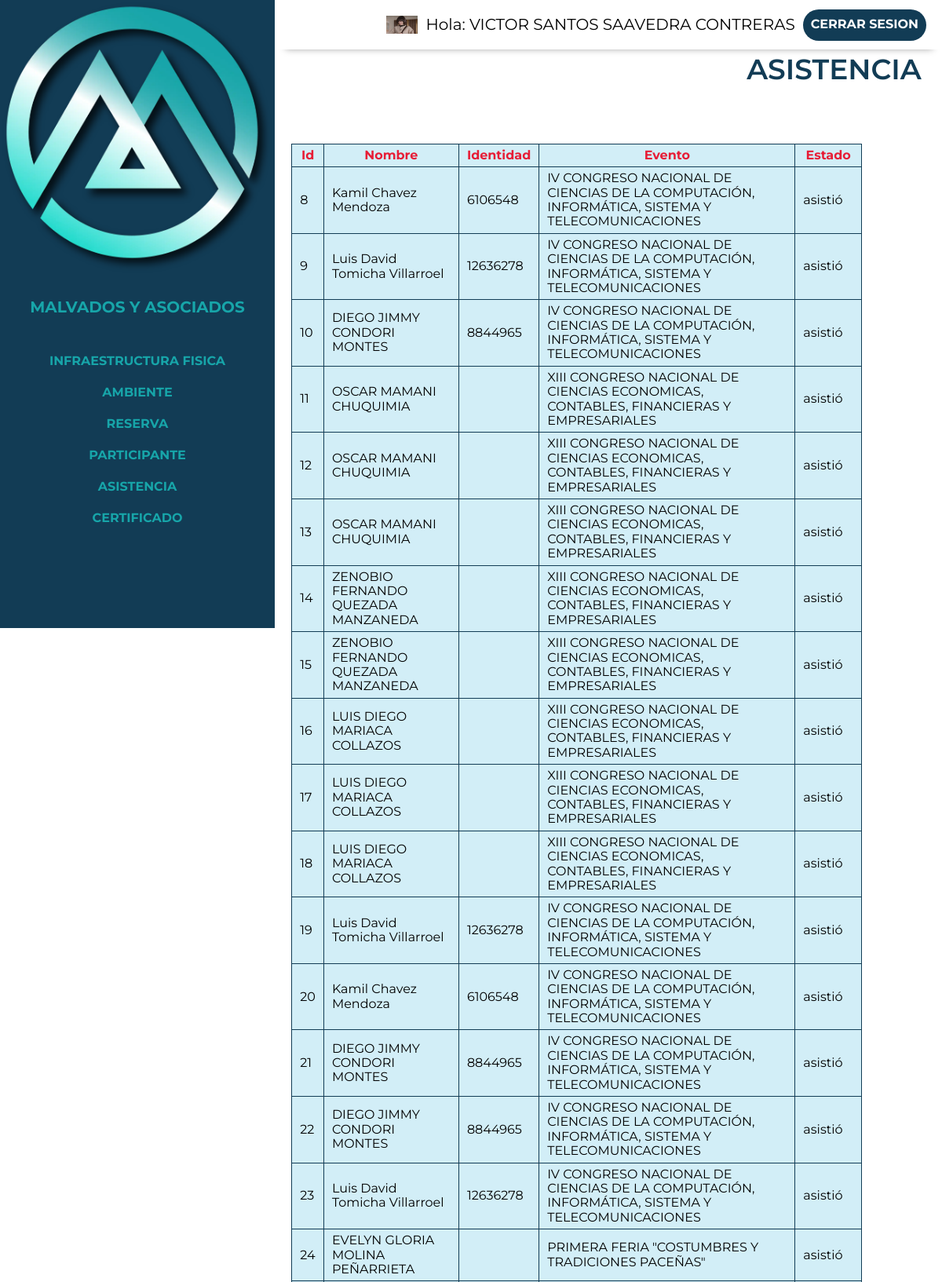
The page /control/asistencia.php (signed in, upper part) on the database its author committed.
### tables this page shows
CREATE TABLE `usuario` (
  `id_usuario` int(20) NOT NULL,
  `nombre` varchar(60) NOT NULL,
  `apPaterno` varchar(50) NOT NULL,
  `apMaterno` varchar(50) NOT NULL,
  `email` varchar(60) NOT NULL,
  `password` char(60) DEFAULT NULL,
  `estado` varchar(60) DEFAULT NULL,
  `identidad` varchar(60) NOT NULL,
  `foto` varchar(200) DEFAULT NULL,
  `usuario` varchar(50) DEFAULT NULL,
  `celular` varchar(20) DEFAULT NULL,
  `fechaRegistro` date DEFAULT NULL,
  `token` varchar(50) DEFAULT NULL
);

CREATE TABLE `asistencia` (
  `id_asistencia` int(20) NOT NULL,
  `id_evento` int(20) NOT NULL,
  `id_usuario` int(11) NOT NULL,
  `fecha` date NOT NULL,
  `hora_entrada` time NOT NULL,
  `detalle_asistencia` text NOT NULL
);

CREATE TABLE `evento` (
  `id_evento` int(20) NOT NULL,
  `fechaEvento` date DEFAULT NULL,
  `nombreEvento` varchar(225) NOT NULL,
  `Duracion` int(45) NOT NULL,
  `descripcion` longtext NOT NULL,
  `imagen` varchar(200) DEFAULT NULL,
  `id_ambiente` int(11) NOT NULL,
  `gratuito` varchar(2) DEFAULT 'no',
  `costo` decimal(10,0) DEFAULT NULL,
  `fechaFin` date DEFAULT NULL,
  `hora_ini` time NOT NULL,
  `hora_fin` time NOT NULL,
  `estado` varchar(60) NOT NULL,
  `emite` varchar(100) NOT NULL,
  `certificado_img` varchar(100) NOT NULL
);

### control/asistencia.php (the view, shortened to what this page needs)
<?php require 'includes/header.php'?><?php
    include("../app/conexion.php");
        $sql="select *from asistencia";
        $resultado=mysqli_query($conectar, $sql);
?>
    <div class="contenedor">
    <div class="listar ">
        <h2 >Asistencia</h2>
    </div>
    <br/>
    <div class="tlis">
            <table  >
                <thead>
                    <tr>
                        <th data-titulo="Id:">Id</th>
                        <th data-titulo="Nombre:">Nombre</th>
                        <th data-titulo="Identidad:">Identidad</th>
                        <th data-titulo="Evento:">Evento</th>
                        <th data-titulo="Estado:">Estado</th>
                    </tr>
                </thead>
                <tbody>
                     <?php
                            while($filas=mysqli_fetch_assoc($resultado)){
                        ?>
                    <tr>
                            <?php
                            $i=$filas['id_usuario'];
                            $sql1="select *from usuario where id_usuario='".$i."'";
                            $res1=mysqli_query($conectar,$sql1);
                            $fil=mysqli_fetch_assoc($res1);
                            $i2=$filas['id_evento'];
                            $sql2="select *from evento where id_evento='".$i2."'";
                            $res2=mysqli_query($conectar,$sql2);
                            $fila=mysqli_fetch_assoc($res2);
                            ?>
                        <td data-titulo="Id:"><?php echo $filas['id_asistencia']?></td>
                        <td data-titulo="Nombre:"><?php echo $fil['nombre']." ".$fil['apPaterno']." ".$fil['apMaterno'];?></td>
                        <td data-titulo="Identidad:"><?php echo $fil['identidad']?></td>
                        <td data-titulo="Evento:"><?php echo $fila['nombreEvento']?></td>
                        <td data-titulo="Pago:"><?php echo $filas['detalle_asistencia']?></td>
                    </tr>
                    <?php
                    }
                    ?>
                </tbody>
            </table>
         </div>
    </div>
</div>
<?php require 'includes/footer.php' ?>

### control/includes/header.php (shortened to what this page needs)
<!DOCTYPE html>
<html lang="en">
<head>
    <link rel="stylesheet" href="https://cdn.jsdelivr.net/npm/bootstrap-icons@1.10.4/font/bootstrap-icons.css">
    <link rel="stylesheet" href="../build/css/app.css">
    <link href="https://cdn.jsdelivr.net/npm/select2@4.1.0-rc.0/dist/css/select2.min.css" rel="stylesheet" />
</head>
<body>
<div class="dashboard">
    <aside class="sidebar">
        <div class="logo-principal">
            <img  loading="lazy"  width="50" heigth="80" src="../build/img/control/logo.webp" alt="desdeaqui">
            <a href="index.php"><h3>  Malvados y Asociados </h3></a>
        </div>
        <nav class="sidebar-nav flex">
            <a href="infraestructura.php">Infraestructura Fisica</a>
            <a href="ambiente.php">Ambiente</a>
            <a href="reserva.php">Reserva</a>
            <a href="participante.php">Participante</a>
            <a href="asistencia.php">Asistencia</a>
                <a href="certificado.php">Certificado</a>
        </nav>
    </aside>
    <div class="principal">
        <div class="barra flex">
            <img src="../build/img/control/sara.webp"  style="width:40px;height:23px;" class="rounded-pill">
            <p>Hola: <span>
                <?php
                $id=$_SESSION['id'];
                include("../app/conexion.php");
                $sql="select nombre, apPaterno, apMaterno from usuario where id_usuario='$id'";
                $resultado=mysqli_query($conectar,$sql);
                $filas=mysqli_fetch_assoc($resultado);
                 echo $filas['nombre'].' '.$filas['apPaterno'].' '.$filas['apMaterno'];
                ?>
                </span></p>
            <a href="../login/cerrar_session.php" class="cerrar-sesion">Cerrar Sesion</a>
        </div>

### build/css/app.css (style rules this page uses)
html { box-sizing:border-box;font-size:62.5% }
*,:after,:before { box-sizing:inherit }
body { font-family:Montserrat,sans-serif;font-size:1.6rem }
p { color:#000;font-size:2rem }
.contenedor { margin:0 auto;max-width:120rem;width:95% }
a { text-decoration:none }
h1,h2,h3 { margin:0 0 5rem }
h2 { font-size:3.6rem }
h3 { font-size:3rem }
img { display:block;height:auto;max-width:100%;width:100% }
html { -webkit-text-size-adjust:100%;line-height:1.15 }
body { margin:0 }
a { background-color:transparent }
img { border-style:none }
.dashboard { background-color:#fff }
@media (min-width:768px) { .dashboard { display:flex;height:100vh } }
.dashboard .principal { flex:1 }
.sidebar { background-color:#123c55;width:100% }
@media (min-width:768px) { .sidebar { max-width:35rem } }
.sidebar h3 { color:#17a5a9;font-size:2rem;margin:0;padding:2rem;text-align:left }
.sidebar .sidebar-nav { flex-direction:column;margin-top:5rem }
.sidebar .sidebar-nav a { color:#17a5a9;font-weight:700;padding:1rem;text-align:left;transition-duration:.3s;transition-property:background-color;width:100% }
.barra { background-color:#fff;box-shadow:1px 12px 9px -13px rgba(0,0,0,.4);justify-content:flex-end;padding:1rem 2rem;transition-duration:.3s;transition-property:background-color }
.barra p { margin:1rem }
.listar h2 { color:#123c55;padding:.5rem;text-align:end;text-transform:uppercase }
.barra a { background-color:#123c55;border-radius:5rem }
a { align-items:center;color:#fff;display:grid;font-weight:700;height:4rem;justify-content:center;padding:1rem;text-transform:uppercase;transition-duration:.3s;transition-property:background-color }
.flex { align-items:center;display:flex }
table { background:#d2eef7;border-collapse:collapse }
table thead { color:#e71d36 }
td,th { border:1px solid #123c55;padding:5px 10px }
@media (min-width:992px) { table { display:table;width:90% } }
h2 { font-weight:600 }

### rows shown on the page
usuario: nombre "VICTOR SANTOS", apPaterno "SAAVEDRA", apMaterno "CONTRERAS"
asistencia: id_asistencia "8", id_usuario.nombre "Kamil", id_usuario.apPaterno "Chavez", id_usuario.apMaterno "Mendoza", id_usuario.identidad "6106548", id_evento.nombreEvento "IV CONGRESO NACIONAL DE CIENCIAS DE LA COMPUTACIÓN, INFORMÁTICA, SISTEMA Y TELECOMUNICACIONES", detalle_asistencia "asistió"
asistencia: id_asistencia "9", id_usuario.nombre "Luis David", id_usuario.apPaterno "Tomicha", id_usuario.apMaterno "Villarroel", id_usuario.identidad "12636278", id_evento.nombreEvento "IV CONGRESO NACIONAL DE CIENCIAS DE LA COMPUTACIÓN, INFORMÁTICA, SISTEMA Y TELECOMUNICACIONES", detalle_asistencia "asistió"
asistencia: id_asistencia "10", id_usuario.nombre "DIEGO JIMMY", id_usuario.apPaterno "CONDORI", id_usuario.apMaterno "MONTES", id_usuario.identidad "8844965", id_evento.nombreEvento "IV CONGRESO NACIONAL DE CIENCIAS DE LA COMPUTACIÓN, INFORMÁTICA, SISTEMA Y TELECOMUNICACIONES", detalle_asistencia "asistió"
asistencia: id_asistencia "11", id_usuario.nombre "OSCAR", id_usuario.apPaterno "MAMANI", id_usuario.apMaterno "CHUQUIMIA", id_evento.nombreEvento "XIII CONGRESO NACIONAL DE CIENCIAS ECONOMICAS, CONTABLES, FINANCIERAS Y EMPRESARIALES", detalle_asistencia "asistió"
asistencia: id_asistencia "12", id_usuario.nombre "OSCAR", id_usuario.apPaterno "MAMANI", id_usuario.apMaterno "CHUQUIMIA", id_evento.nombreEvento "XIII CONGRESO NACIONAL DE CIENCIAS ECONOMICAS, CONTABLES, FINANCIERAS Y EMPRESARIALES", detalle_asistencia "asistió"
asistencia: id_asistencia "13", id_usuario.nombre "OSCAR", id_usuario.apPaterno "MAMANI", id_usuario.apMaterno "CHUQUIMIA", id_evento.nombreEvento "XIII CONGRESO NACIONAL DE CIENCIAS ECONOMICAS, CONTABLES, FINANCIERAS Y EMPRESARIALES", detalle_asistencia "asistió"
asistencia: id_asistencia "14", id_usuario.nombre "ZENOBIO FERNANDO", id_usuario.apPaterno "QUEZADA", id_usuario.apMaterno "MANZANEDA", id_evento.nombreEvento "XIII CONGRESO NACIONAL DE CIENCIAS ECONOMICAS, CONTABLES, FINANCIERAS Y EMPRESARIALES", detalle_asistencia "asistió"
asistencia: id_asistencia "15", id_usuario.nombre "ZENOBIO FERNANDO", id_usuario.apPaterno "QUEZADA", id_usuario.apMaterno "MANZANEDA", id_evento.nombreEvento "XIII CONGRESO NACIONAL DE CIENCIAS ECONOMICAS, CONTABLES, FINANCIERAS Y EMPRESARIALES", detalle_asistencia "asistió"
asistencia: id_asistencia "16", id_usuario.nombre "LUIS DIEGO", id_usuario.apPaterno "MARIACA", id_usuario.apMaterno "COLLAZOS", id_evento.nombreEvento "XIII CONGRESO NACIONAL DE CIENCIAS ECONOMICAS, CONTABLES, FINANCIERAS Y EMPRESARIALES", detalle_asistencia "asistió"
asistencia: id_asistencia "17", id_usuario.nombre "LUIS DIEGO", id_usuario.apPaterno "MARIACA", id_usuario.apMaterno "COLLAZOS", id_evento.nombreEvento "XIII CONGRESO NACIONAL DE CIENCIAS ECONOMICAS, CONTABLES, FINANCIERAS Y EMPRESARIALES", detalle_asistencia "asistió"
asistencia: id_asistencia "18", id_usuario.nombre "LUIS DIEGO", id_usuario.apPaterno "MARIACA", id_usuario.apMaterno "COLLAZOS", id_evento.nombreEvento "XIII CONGRESO NACIONAL DE CIENCIAS ECONOMICAS, CONTABLES, FINANCIERAS Y EMPRESARIALES", detalle_asistencia "asistió"
asistencia: id_asistencia "19", id_usuario.nombre "Luis David", id_usuario.apPaterno "Tomicha", id_usuario.apMaterno "Villarroel", id_usuario.identidad "12636278", id_evento.nombreEvento "IV CONGRESO NACIONAL DE CIENCIAS DE LA COMPUTACIÓN, INFORMÁTICA, SISTEMA Y TELECOMUNICACIONES", detalle_asistencia "asistió"
asistencia: id_asistencia "20", id_usuario.nombre "Kamil", id_usuario.apPaterno "Chavez", id_usuario.apMaterno "Mendoza", id_usuario.identidad "6106548", id_evento.nombreEvento "IV CONGRESO NACIONAL DE CIENCIAS DE LA COMPUTACIÓN, INFORMÁTICA, SISTEMA Y TELECOMUNICACIONES", detalle_asistencia "asistió"
asistencia: id_asistencia "21", id_usuario.nombre "DIEGO JIMMY", id_usuario.apPaterno "CONDORI", id_usuario.apMaterno "MONTES", id_usuario.identidad "8844965", id_evento.nombreEvento "IV CONGRESO NACIONAL DE CIENCIAS DE LA COMPUTACIÓN, INFORMÁTICA, SISTEMA Y TELECOMUNICACIONES", detalle_asistencia "asistió"
asistencia: id_asistencia "22", id_usuario.nombre "DIEGO JIMMY", id_usuario.apPaterno "CONDORI", id_usuario.apMaterno "MONTES", id_usuario.identidad "8844965", id_evento.nombreEvento "IV CONGRESO NACIONAL DE CIENCIAS DE LA COMPUTACIÓN, INFORMÁTICA, SISTEMA Y TELECOMUNICACIONES", detalle_asistencia "asistió"
asistencia: id_asistencia "23", id_usuario.nombre "Luis David", id_usuario.apPaterno "Tomicha", id_usuario.apMaterno "Villarroel", id_usuario.identidad "12636278", id_evento.nombreEvento "IV CONGRESO NACIONAL DE CIENCIAS DE LA COMPUTACIÓN, INFORMÁTICA, SISTEMA Y TELECOMUNICACIONES", detalle_asistencia "asistió"
asistencia: id_asistencia "24", id_usuario.nombre "EVELYN GLORIA", id_usuario.apPaterno "MOLINA", id_usuario.apMaterno "PEÑARRIETA", id_evento.nombreEvento "PRIMERA FERIA \"COSTUMBRES Y TRADICIONES PACEÑAS\"", detalle_asistencia "asistió"
